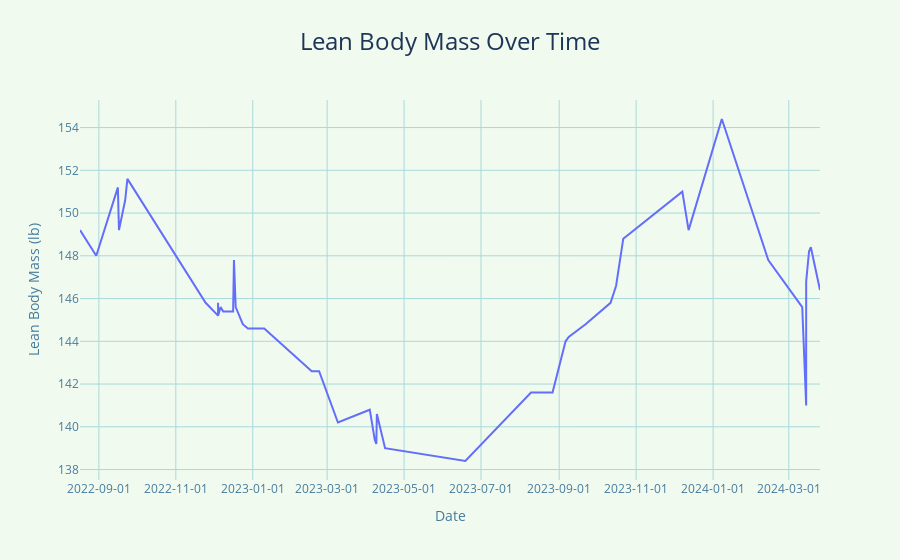

Write notebook code for a chart like this one.
### Markdown cell above
Now looking at the lean body mass I can assuredly say I did lose muscle during this effort but that was to be expected - While I did try and maintain strength training sessions throughout the week I found it difficult to keep the weight the same as body weight dropped - brightside was that pull ups go easier over time.

### Code cell
import pandas as pd
import plotly.express as px

# Base path where your data is located
base_path = '/Users/ngirmay/Documents/GitHub/ironman_retrospective/apple_health/health_data_exported/'

# Load the lean body mass data
df_lean_body_mass = pd.read_csv(base_path + 'HKQuantityTypeIdentifierLeanBodyMass_2024-04-99_18-30-56_SimpleHealthExportCSV.csv', sep=',', skiprows=1)

# Convert 'startDate' to datetime format
df_lean_body_mass['startDate'] = pd.to_datetime(df_lean_body_mass['startDate'])

# Multiply 'value' by 1000 if needed (if values are in grams) to convert it into kilograms
df_lean_body_mass['lean_body_mass_kg'] = df_lean_body_mass['value']  # Adjust if necessary

# Create the interactive line plot with Plotly for lean body mass
fig = px.line(df_lean_body_mass, x='startDate', y='lean_body_mass_kg', 
              title='Lean Body Mass Over Time', 
              labels={'lean_body_mass_kg': 'Lean Body Mass (lb)', 'startDate': 'Date'})

# Customize the layout
fig.update_layout(
    plot_bgcolor='#F1FAEE',  # Set background color
    paper_bgcolor='#F1FAEE',  # Paper (overall background)
    title_font=dict(size=24, color='#1D3557'),  # Title font styling
    title_x=0.5,  # Center the title
    xaxis=dict(tickformat='%Y-%m-%d', gridcolor='#A8DADC'),  # Combine x-axis settings
    yaxis=dict(gridcolor='#A8DADC'),  # Set gridline color for y-axis
    font=dict(color='#457B9D'),  # Set font color for axes labels
    xaxis_title='Date',
    yaxis_title='Lean Body Mass (lb)',
    showlegend=False  # Hide the legend
)

# Show the interactive plot
fig.show()

### Figure 1 — Plotly figure (JSON) as saved in the notebook; plotly's stock layout.template omitted (floating-point values rounded to 4 significant figures)
{"data": [{"hovertemplate": "Date=%{x}<br>Lean Body Mass (lb)=%{y}<extra></extra>", "legendgroup": "", "line": {"color": "#636efa", "dash": "solid"}, "marker": {"symbol": "circle"}, "mode": "lines", "name": "", "orientation": "v", "showlegend": false, "type": "scatter", "x": ["2022-08-17T01:06:10+00:00", "2022-08-29T22:32:46+00:00", "2022-09-16T02:01:59+00:00", "2022-09-16T22:15:16+00:00", "2022-09-21T20:25:38+00:00", "2022-09-21T20:35:06+00:00", "2022-09-21T20:35:35+00:00", "2022-09-23T15:03:23+00:00", "2022-09-23T15:03:41+00:00", "2022-09-23T15:03:41+00:00", "2022-09-23T15:03:41+00:00", "2022-09-23T15:03:41+00:00", "2022-09-23T15:03:41+00:00", "2022-09-23T15:03:41+00:00", "2022-09-23T15:03:41+00:00", "2022-09-23T15:10:43+00:00", "2022-11-24T15:28:14+00:00", "2022-12-04T12:14:54+00:00", "2022-12-04T12:15:46+00:00", "2022-12-04T12:16:12+00:00", "2022-12-04T12:16:58+00:00", "2022-12-04T12:16:58+00:00", "2022-12-04T12:16:58+00:00", "2022-12-04T12:16:58+00:00", "2022-12-04T12:17:25+00:00", "2022-12-04T12:17:34+00:00", "2022-12-06T11:12:58+00:00", "2022-12-08T12:14:50+00:00", "2022-12-16T11:10:23+00:00", "2022-12-17T02:47:12+00:00", "2022-12-17T02:47:12+00:00", "2022-12-17T02:47:12+00:00", "2022-12-17T02:47:12+00:00", "2022-12-18T11:45:17+00:00", "2022-12-24T02:58:35+00:00", "2022-12-28T03:32:00+00:00", "2023-01-10T02:50:26+00:00", "2023-02-16T18:49:42+00:00", "2023-02-22T15:26:08+00:00", "2023-02-22T15:26:08+00:00", "2023-02-22T15:26:08+00:00", "2023-02-22T15:26:08+00:00", "2023-02-22T15:26:08+00:00", "2023-03-09T13:21:58+00:00", "2023-04-03T18:59:11+00:00", "2023-04-07T17:53:34+00:00", "2023-04-08T23:38:54+00:00", "2023-04-09T10:25:38+00:00", "2023-04-09T10:25:38+00:00", "2023-04-15T22:15:13+00:00", "2023-06-18T13:57:54+00:00", "2023-08-09T15:34:14+00:00", "2023-08-14T14:33:30+00:00", "2023-08-26T17:21:49+00:00", "2023-09-06T01:10:26+00:00", "2023-09-06T01:10:43+00:00", "2023-09-08T13:05:23+00:00", "2023-09-21T21:52:23+00:00", "2023-10-11T16:49:42+00:00", "2023-10-16T02:38:59+00:00", "2023-10-21T18:57:53+00:00", "2023-12-07T14:42:56+00:00", "2023-12-12T14:07:40+00:00", "2024-01-07T22:26:38+00:00", "2024-02-13T18:19:31+00:00", "2024-03-11T16:37:16+00:00", "2024-03-14T19:32:20+00:00", "2024-03-14T19:37:58+00:00", "2024-03-17T01:38:33+00:00", "2024-03-18T12:30:28+00:00", "2024-03-25T18:39:03+00:00", "2024-03-25T18:39:11+00:00"], "xaxis": "x", "y": [149.2, 148, 151.2, 149.2, 150.6, 150.6, 150.6, 151.6, 151.6, 151.6, 151.6, 151.6, 151.6, 151.6, 151.6, 151.6, 145.8, 145.2, 145.2, 145.2, 145.8, 145.8, 145.8, 145.8, 145.8, 145.2, 145.6, 145.4, 145.4, 147.8, 147.8, 147.8, 147.8, 145.6, 144.8, 144.6, 144.6, 142.6, 142.6, 142.6, 142.6, 142.6, 142.6, 140.2, 140.8, 139.4, 139.2, 140.6, 140.6, 139, 138.4, 141.6, 141.6, 141.6, 144, 144, 144.2, 144.8, 145.8, 146.6, 148.8, 151, 149.2, 154.4, 147.8, 145.6, 141, 146.8, 148.2, 148.4, 146.4, 146.4], "yaxis": "y"}], "layout": {"font": {"color": "#457B9D"}, "legend": {"tracegroupgap": 0}, "paper_bgcolor": "#F1FAEE", "plot_bgcolor": "#F1FAEE", "showlegend": false, "title": {"font": {"color": "#1D3557", "size": 24}, "text": "Lean Body Mass Over Time", "x": 0.5}, "xaxis": {"anchor": "y", "domain": [0, 1], "gridcolor": "#A8DADC", "tickformat": "%Y-%m-%d", "title": {"text": "Date"}}, "yaxis": {"anchor": "x", "domain": [0, 1], "gridcolor": "#A8DADC", "title": {"text": "Lean Body Mass (lb)"}}}}
